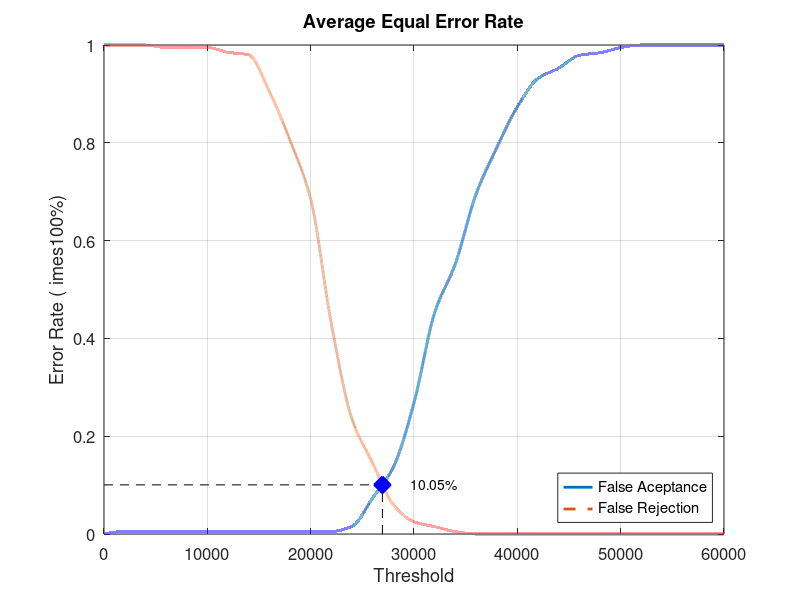
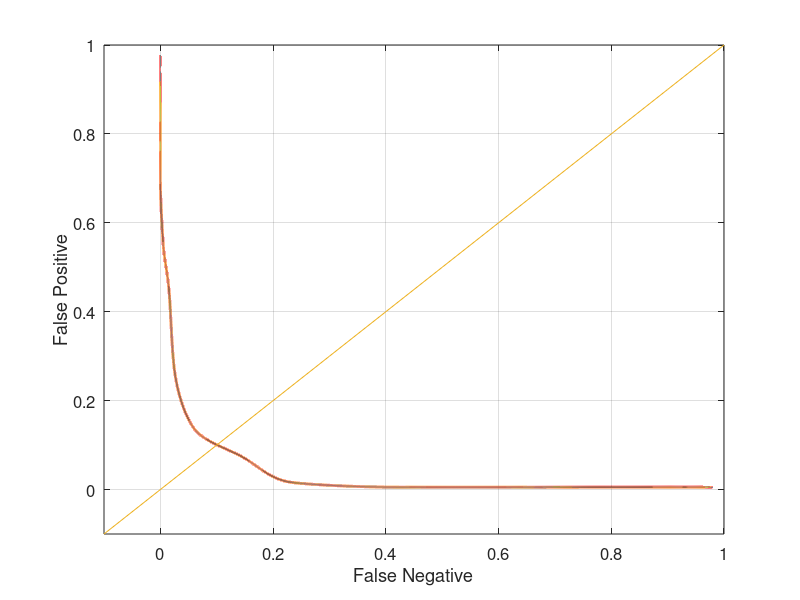

Here is the MATLAB script that generated these plots, in order:
close all;
clear;
clc;
x = 0:2000:60000;
xq = 0:0.5:60000;

y0 = [0 0.00526316 0.00526316 0.00526316 0.00526316 0.00526316 0.00526316 0.00526316 0.00526316 0.00526316 0.00526316 0.00526316 0.0157895 0.0736842 0.136842 0.268421 0.452632 0.552632 0.694737 0.789474 0.873684 0.931579 0.952632 0.978947 0.984211 0.994737 1 1 1 1 1]
yy0 = interp1(x, y0, xq, 'pchip');
y1 = [1 1 1 0.995 0.995 0.995 0.985 0.98 0.905 0.805 0.685 0.43 0.235 0.145 0.06 0.025 0.015 0.005 0 0 0 0 0 0 0 0 0 0 0 0 0]
yy1 = interp1(x, y1, xq, 'pchip');

% Calculating EER: 
y2 = abs(y0 - y1);
find(y2 == min(y2))
yy2 = abs(yy0 - yy1);
xEER = find(yy2 == min(yy2));
xEERIndex = xq(xEER) % X-axis EER
yEER = yy0(xEER) % Y-axis EER

main = figure
plot(xq, yy0,'-','LineWidth', 2);	hold on
plot(xq, yy1,'--','LineWidth', 2);	hold on
plot([xEERIndex xEERIndex], [0 yEER], 'k--');	hold on
plot([0 xEERIndex], [yEER yEER], 'k--');	hold on
plot(xEERIndex, yEER, 'bx', 'LineWidth', 10);	hold on
text(xEERIndex + 10 * xEERIndex / 100, yEER, [num2str(round((10000 * yEER)) / 100) '%'])
legend('False Aceptance', 'False Rejection', 'Location', 'SouthEast')
xlabel('Threshold')
ylabel('Error Rate (	imes100%)')
title('Average Equal Error Rate')
set(gca, 'FontSize', 12)
axis([0 60000 0 1])
grid on

print(main, 'Database5_4Main', '-dpng');
FNRxFPR = figure('Color', [1 1 1]);
plot(yy1, yy0, '-', yy1, yy0, 'LineWidth', 2);
hold on
y = -0.1:0.1:1
plot(y, y); 
set(gca, 'FontSize', 12)
xlabel('False Negative')
ylabel('False Positive')
axis([-0.1 1 -0.1 1])
set(gca, 'FontSize', 12)
grid on

print(FNRxFPR, 'Database5_4FNRxFPR','-dpng');
